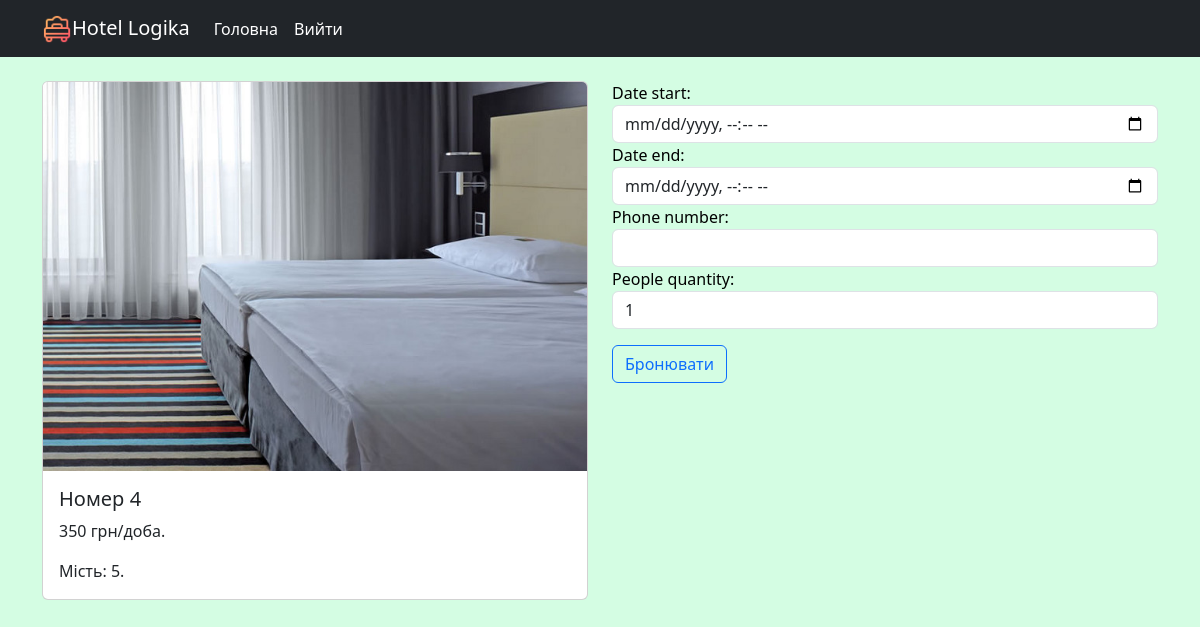
The page /booking/4/ (signed in) on the database its author committed.
### reservation/models.py (models this page shows, shortened)
class Room(models.Model):
    number = models.PositiveIntegerField()
    description = models.TextField(null=True, blank=True)
    place = models.PositiveIntegerField(default=1)
    price = models.PositiveIntegerField()
    image = models.ImageField(upload_to='rooms_image')
    type_room = models.ForeignKey(TypeRoom, on_delete=models.CASCADE)
    class Meta:
        ordering = ['number']  # Сортування за ціною
        verbose_name = "room"  # Назва в однині в адмінці
        verbose_name_plural = "Rooms" #Назва в множині

### reservation/views.py (the view, shortened to what this page needs)
# urls.py: path('booking/<int:id_room>/', booking, name='booking')
@login_required
def booking(request, id_room):
    room = get_object_or_404(Room, id=id_room)
    form = BookingForm(room=room)
    context = {
        'room': room,
        'form': form,
    }
    return render(request, template_name='booking.html', context=context)

### reservation/forms.py (shortened to what this page needs)
class BookingForm(forms.ModelForm):
    class Meta:
        model = Reservation
        fields = [
            'date_start',
            'date_end',
            'phone_number',
            'people_quantity'
        ]
        widgets = {
            'date_start': forms.DateTimeInput(attrs={'type': 'datetime-local'}),
            'date_end': forms.DateTimeInput(attrs={'type': 'datetime-local'})
        }
    def __init__(self, *args, **kwargs):
        self.room = kwargs.pop('room',None)
        super().__init__(*args, **kwargs)
        for field in self.fields.values():
            field.widget.attrs['class'] = 'form-control'

### templates/booking.html (shortened to what this page needs)
{% extends 'base.html' %}
{% block content %}
<div class="row">
    <div class="col-10 col-md-6">
        <div class="card">
          <img src="{{room.image.url}}" class="card-img-top">
          <div class="card-body">
                <h5 class="card-title">Номер {{room.number}}</h5>
                <p class="card-text">{{room.price}} грн/доба.</p>
            <p class="card-text">Мість: {{room.place}}.</p>
          </div>
        </div>
    </div>
    <div class="col-12 col-md-6">
         <form action="" method="post">
             {{ form.as_div }}
             <button type="submit" class="btn btn-outline-primary my-3">Бронювати</button>
    </div>
</div>
{% endblock %}

### static/css/style.css (style rules this page uses)
body { background-color: #d4fde3; color: black; }

### rows shown on the page
Room: image (picture), number "4", price "350", place "5"
